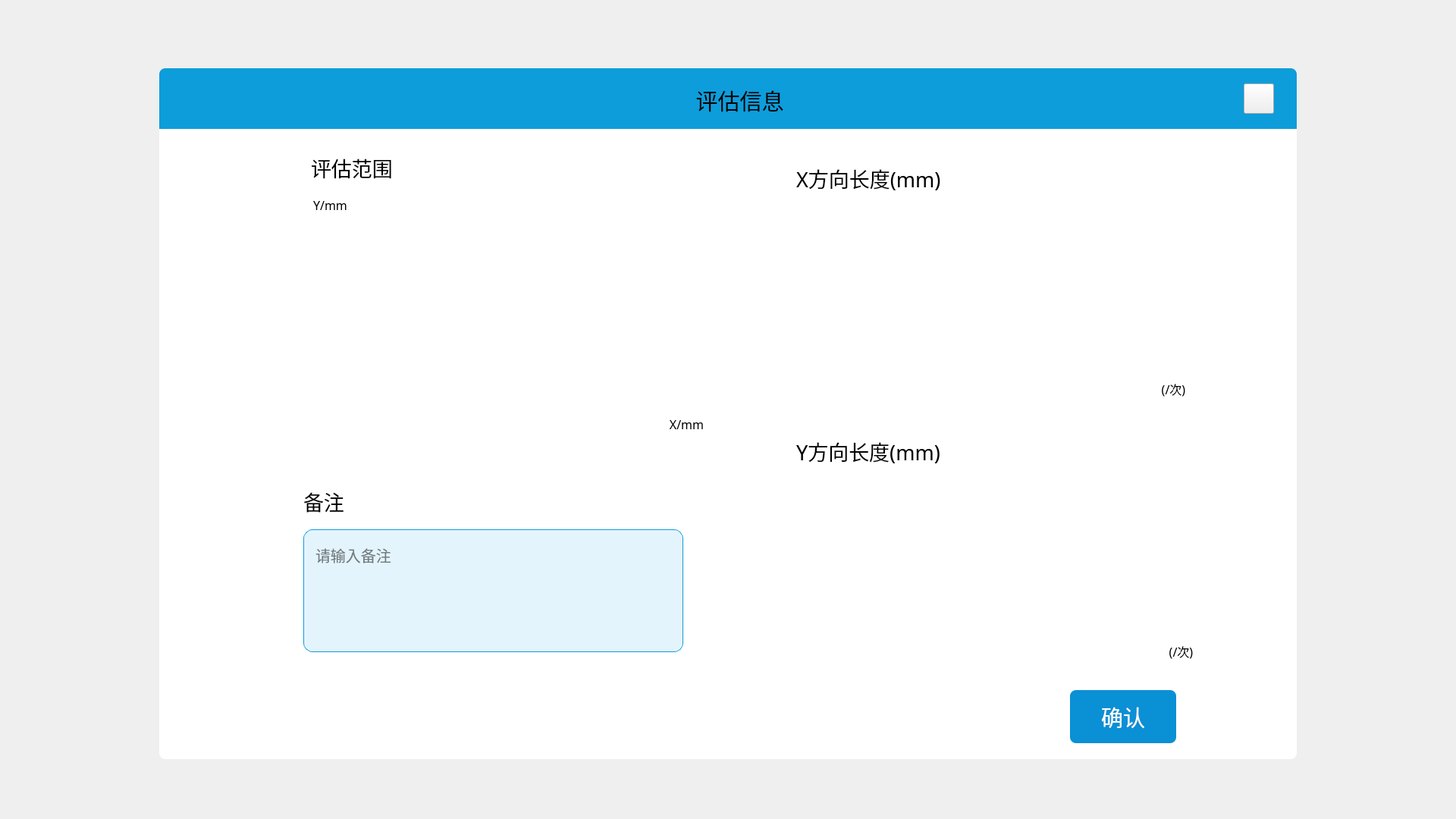
<?xml version="1.0" encoding="UTF-8"?>
<ui version="4.0">
 <class>ScopeReport</class>
 <widget class="QWidget" name="ScopeReport">
  <property name="geometry">
   <rect>
    <x>0</x>
    <y>0</y>
    <width>1920</width>
    <height>1080</height>
   </rect>
  </property>
  <property name="windowTitle">
   <string>Form</string>
  </property>
  <widget class="QGroupBox" name="groupBox">
   <property name="geometry">
    <rect>
     <x>210</x>
     <y>90</y>
     <width>1500</width>
     <height>911</height>
    </rect>
   </property>
   <property name="styleSheet">
    <string notr="true">#groupBox{background: #FFFFFF;
border-radius: 8px;}</string>
   </property>
   <property name="title">
    <string/>
   </property>
   <widget class="QLabel" name="label">
    <property name="geometry">
     <rect>
      <x>200</x>
      <y>100</y>
      <width>181</width>
      <height>61</height>
     </rect>
    </property>
    <property name="font">
     <font>
      <family>黑体</family>
      <pointsize>20</pointsize>
     </font>
    </property>
    <property name="text">
     <string>评估范围</string>
    </property>
   </widget>
   <widget class="LineChart" name="track_Widget" native="true">
    <property name="geometry">
     <rect>
      <x>192</x>
      <y>190</y>
      <width>491</width>
      <height>300</height>
     </rect>
    </property>
    <property name="styleSheet">
     <string notr="true">background: #FFFFFF;</string>
    </property>
   </widget>
   <widget class="QLabel" name="label_4">
    <property name="geometry">
     <rect>
      <x>190</x>
      <y>540</y>
      <width>171</width>
      <height>61</height>
     </rect>
    </property>
    <property name="font">
     <font>
      <family>黑体</family>
      <pointsize>20</pointsize>
     </font>
    </property>
    <property name="text">
     <string>备注</string>
    </property>
   </widget>
   <widget class="QGroupBox" name="groupBox_4">
    <property name="geometry">
     <rect>
      <x>190</x>
      <y>608</y>
      <width>501</width>
      <height>162</height>
     </rect>
    </property>
    <property name="styleSheet">
     <string notr="true">background: #E4F4FC;
border-radius: 12px;
border: 1px solid #0D9DDB;</string>
    </property>
    <property name="title">
     <string/>
    </property>
    <layout class="QGridLayout" name="gridLayout">
     <item row="0" column="0">
      <widget class="QTextEdit" name="textEdit">
       <property name="font">
        <font>
         <family>黑体</family>
         <pointsize>15</pointsize>
        </font>
       </property>
       <property name="styleSheet">
        <string notr="true">border:0px;</string>
       </property>
       <property name="placeholderText">
        <string>请输入备注</string>
       </property>
      </widget>
     </item>
    </layout>
   </widget>
   <widget class="QPushButton" name="save_Btn">
    <property name="geometry">
     <rect>
      <x>1201</x>
      <y>820</y>
      <width>140</width>
      <height>70</height>
     </rect>
    </property>
    <property name="font">
     <font>
      <family>黑体</family>
      <pointsize>22</pointsize>
     </font>
    </property>
    <property name="styleSheet">
     <string notr="true">QPushButton{background: #0D9DDB;
border-radius: 8px;
color: rgb(255, 255, 255);}
QPushButton:hover{background: #0984CE;
border-radius: 8px;
color: rgb(255, 255, 255);}
QPushButton{background: #0A90D4;
border-radius: 8px;
color: rgb(255, 255, 255);}
</string>
    </property>
    <property name="text">
     <string>确认</string>
    </property>
   </widget>
   <widget class="QLabel" name="label_2">
    <property name="geometry">
     <rect>
      <x>840</x>
      <y>114</y>
      <width>281</width>
      <height>61</height>
     </rect>
    </property>
    <property name="font">
     <font>
      <family>黑体</family>
      <pointsize>20</pointsize>
     </font>
    </property>
    <property name="text">
     <string>X方向长度(mm)</string>
    </property>
   </widget>
   <widget class="LineChart" name="xAxis_Widget" native="true">
    <property name="geometry">
     <rect>
      <x>840</x>
      <y>190</y>
      <width>491</width>
      <height>250</height>
     </rect>
    </property>
    <property name="styleSheet">
     <string notr="true">background: #FFFFFF;</string>
    </property>
   </widget>
   <widget class="LineChart" name="yAxis_Widget" native="true">
    <property name="geometry">
     <rect>
      <x>840</x>
      <y>540</y>
      <width>501</width>
      <height>250</height>
     </rect>
    </property>
    <property name="styleSheet">
     <string notr="true">background: #FFFFFF;</string>
    </property>
   </widget>
   <widget class="QLabel" name="label_3">
    <property name="geometry">
     <rect>
      <x>840</x>
      <y>474</y>
      <width>271</width>
      <height>61</height>
     </rect>
    </property>
    <property name="font">
     <font>
      <family>黑体</family>
      <pointsize>20</pointsize>
     </font>
    </property>
    <property name="text">
     <string>Y方向长度(mm)</string>
    </property>
   </widget>
   <widget class="QWidget" name="widget" native="true">
    <property name="geometry">
     <rect>
      <x>0</x>
      <y>0</y>
      <width>1500</width>
      <height>80</height>
     </rect>
    </property>
    <property name="styleSheet">
     <string notr="true">#widget{background: #0D9DDB;
border-top-left-radius: 8px;border-top-right-radius:8px}</string>
    </property>
    <widget class="QPushButton" name="close_Btn">
     <property name="geometry">
      <rect>
       <x>1430</x>
       <y>20</y>
       <width>40</width>
       <height>40</height>
      </rect>
     </property>
     <property name="styleSheet">
      <string notr="true">border-image: url(:/new/prefix1/release/source/image/close.png);</string>
     </property>
     <property name="text">
      <string/>
     </property>
    </widget>
    <widget class="QLabel" name="title_Label">
     <property name="geometry">
      <rect>
       <x>560</x>
       <y>20</y>
       <width>411</width>
       <height>45</height>
      </rect>
     </property>
     <property name="font">
      <font>
       <family>黑体</family>
       <pointsize>22</pointsize>
      </font>
     </property>
     <property name="text">
      <string>评估信息</string>
     </property>
     <property name="alignment">
      <set>Qt::AlignCenter</set>
     </property>
    </widget>
   </widget>
   <widget class="QLabel" name="label_5">
    <property name="geometry">
     <rect>
      <x>200</x>
      <y>170</y>
      <width>51</width>
      <height>21</height>
     </rect>
    </property>
    <property name="font">
     <font>
      <family>黑体</family>
      <pointsize>12</pointsize>
     </font>
    </property>
    <property name="text">
     <string>Y/mm</string>
    </property>
    <property name="alignment">
     <set>Qt::AlignCenter</set>
    </property>
   </widget>
   <widget class="QLabel" name="label_6">
    <property name="geometry">
     <rect>
      <x>670</x>
      <y>459</y>
      <width>51</width>
      <height>21</height>
     </rect>
    </property>
    <property name="font">
     <font>
      <family>黑体</family>
      <pointsize>12</pointsize>
     </font>
    </property>
    <property name="text">
     <string>X/mm</string>
    </property>
    <property name="alignment">
     <set>Qt::AlignCenter</set>
    </property>
   </widget>
   <widget class="QLabel" name="label_7">
    <property name="geometry">
     <rect>
      <x>1312</x>
      <y>412</y>
      <width>51</width>
      <height>21</height>
     </rect>
    </property>
    <property name="font">
     <font>
      <family>黑体</family>
      <pointsize>12</pointsize>
     </font>
    </property>
    <property name="text">
     <string>(/次)</string>
    </property>
    <property name="alignment">
     <set>Qt::AlignCenter</set>
    </property>
   </widget>
   <widget class="QLabel" name="label_8">
    <property name="geometry">
     <rect>
      <x>1322</x>
      <y>758</y>
      <width>51</width>
      <height>21</height>
     </rect>
    </property>
    <property name="font">
     <font>
      <family>黑体</family>
      <pointsize>12</pointsize>
     </font>
    </property>
    <property name="text">
     <string>(/次)</string>
    </property>
    <property name="alignment">
     <set>Qt::AlignCenter</set>
    </property>
   </widget>
  </widget>
 </widget>
 <customwidgets>
  <customwidget>
   <class>LineChart</class>
   <extends>QWidget</extends>
   <header>linechart.h</header>
   <container>1</container>
  </customwidget>
 </customwidgets>
 <resources/>
 <connections/>
</ui>
